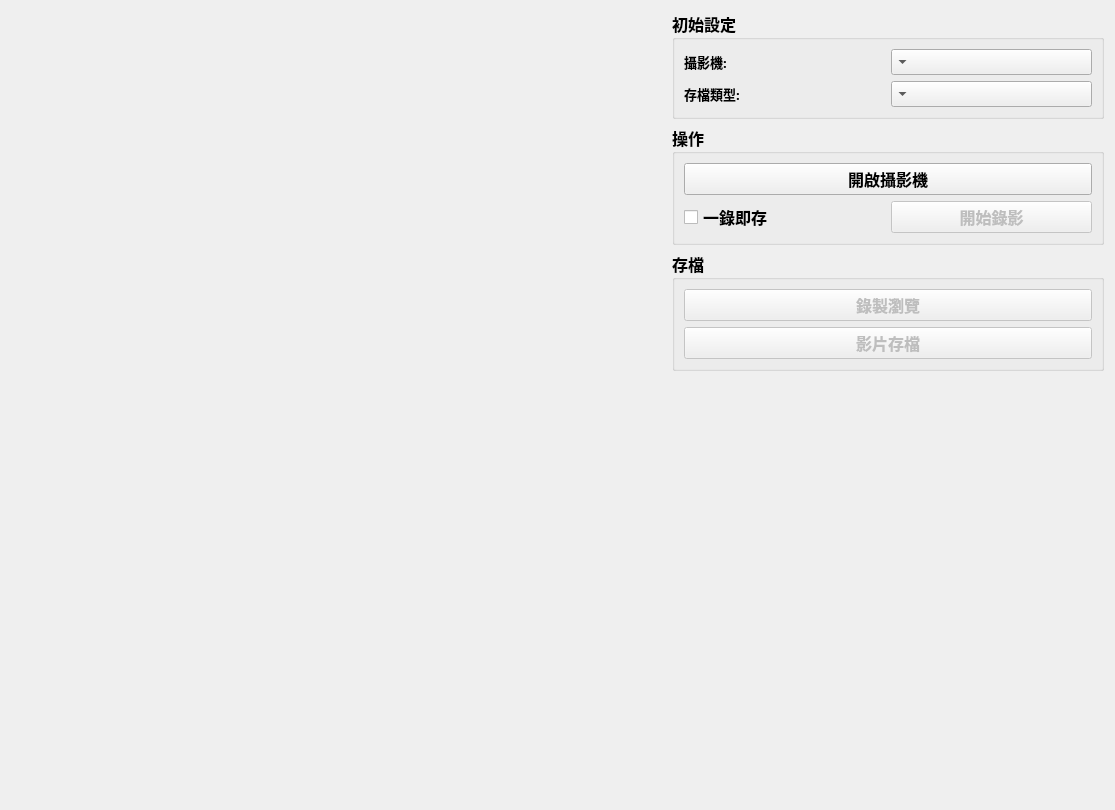
<?xml version="1.0" encoding="UTF-8"?>
<ui version="4.0">
 <class>Form</class>
 <widget class="QWidget" name="Form">
  <property name="geometry">
   <rect>
    <x>0</x>
    <y>0</y>
    <width>1115</width>
    <height>810</height>
   </rect>
  </property>
  <property name="sizePolicy">
   <sizepolicy hsizetype="Expanding" vsizetype="Expanding">
    <horstretch>0</horstretch>
    <verstretch>0</verstretch>
   </sizepolicy>
  </property>
  <property name="font">
   <font>
    <family>微軟正黑體</family>
    <pointsize>12</pointsize>
    <weight>75</weight>
    <bold>true</bold>
   </font>
  </property>
  <property name="windowTitle">
   <string>Form</string>
  </property>
  <layout class="QHBoxLayout" name="horizontalLayout">
   <property name="leftMargin">
    <number>2</number>
   </property>
   <property name="topMargin">
    <number>2</number>
   </property>
   <property name="rightMargin">
    <number>2</number>
   </property>
   <property name="bottomMargin">
    <number>2</number>
   </property>
   <item>
    <widget class="QWidget" name="widget_2" native="true">
     <layout class="QVBoxLayout" name="verticalLayout_5">
      <property name="leftMargin">
       <number>4</number>
      </property>
      <property name="topMargin">
       <number>4</number>
      </property>
      <property name="rightMargin">
       <number>4</number>
      </property>
      <property name="bottomMargin">
       <number>4</number>
      </property>
      <item>
       <widget class="QWidget" name="view_tab" native="true">
        <layout class="QVBoxLayout" name="verticalLayout_6">
         <property name="leftMargin">
          <number>0</number>
         </property>
         <property name="topMargin">
          <number>0</number>
         </property>
         <property name="rightMargin">
          <number>0</number>
         </property>
         <property name="bottomMargin">
          <number>0</number>
         </property>
        </layout>
       </widget>
      </item>
     </layout>
    </widget>
   </item>
   <item>
    <widget class="QWidget" name="camera_control_func" native="true">
     <property name="minimumSize">
      <size>
       <width>350</width>
       <height>0</height>
      </size>
     </property>
     <property name="maximumSize">
      <size>
       <width>450</width>
       <height>16777215</height>
      </size>
     </property>
     <layout class="QVBoxLayout" name="verticalLayout_4">
      <item>
       <widget class="QGroupBox" name="groupBox">
        <property name="title">
         <string>初始設定</string>
        </property>
        <layout class="QGridLayout" name="gridLayout_2">
         <property name="leftMargin">
          <number>9</number>
         </property>
         <property name="topMargin">
          <number>9</number>
         </property>
         <property name="rightMargin">
          <number>9</number>
         </property>
         <property name="bottomMargin">
          <number>9</number>
         </property>
         <item row="1" column="0">
          <widget class="QLabel" name="label_3">
           <property name="font">
            <font>
             <pointsize>10</pointsize>
            </font>
           </property>
           <property name="text">
            <string>存檔類型:</string>
           </property>
          </widget>
         </item>
         <item row="1" column="1">
          <widget class="QComboBox" name="video_type">
           <property name="font">
            <font>
             <pointsize>10</pointsize>
            </font>
           </property>
           <property name="layoutDirection">
            <enum>Qt::RightToLeft</enum>
           </property>
          </widget>
         </item>
         <item row="0" column="1">
          <widget class="QComboBox" name="camera_type">
           <property name="font">
            <font>
             <pointsize>10</pointsize>
            </font>
           </property>
           <property name="layoutDirection">
            <enum>Qt::RightToLeft</enum>
           </property>
          </widget>
         </item>
         <item row="0" column="0">
          <widget class="QLabel" name="label_2">
           <property name="font">
            <font>
             <pointsize>10</pointsize>
            </font>
           </property>
           <property name="text">
            <string>攝影機:</string>
           </property>
          </widget>
         </item>
        </layout>
       </widget>
      </item>
      <item>
       <widget class="QGroupBox" name="gridGroupBox">
        <property name="title">
         <string>操作</string>
        </property>
        <layout class="QGridLayout" name="gridLayout_4">
         <item row="1" column="0">
          <widget class="QCheckBox" name="save_w_record_check">
           <property name="toolTip">
            <string>開啟則錄影時會立即錄製到本機</string>
           </property>
           <property name="text">
            <string>一錄即存</string>
           </property>
          </widget>
         </item>
         <item row="1" column="1">
          <widget class="QPushButton" name="record_btn">
           <property name="enabled">
            <bool>false</bool>
           </property>
           <property name="text">
            <string>開始錄影</string>
           </property>
          </widget>
         </item>
         <item row="0" column="0" colspan="2">
          <widget class="QPushButton" name="camera_btn">
           <property name="text">
            <string>開啟攝影機</string>
           </property>
          </widget>
         </item>
        </layout>
       </widget>
      </item>
      <item>
       <widget class="QGroupBox" name="save_group">
        <property name="title">
         <string>存檔</string>
        </property>
        <layout class="QGridLayout" name="gridLayout">
         <item row="0" column="0" colspan="2">
          <widget class="QPushButton" name="record_view_btn">
           <property name="enabled">
            <bool>false</bool>
           </property>
           <property name="text">
            <string>錄製瀏覽</string>
           </property>
          </widget>
         </item>
         <item row="2" column="0" colspan="2">
          <widget class="QPushButton" name="save_video_btn">
           <property name="enabled">
            <bool>false</bool>
           </property>
           <property name="text">
            <string>影片存檔</string>
           </property>
          </widget>
         </item>
        </layout>
       </widget>
      </item>
      <item>
       <spacer name="verticalSpacer">
        <property name="orientation">
         <enum>Qt::Vertical</enum>
        </property>
        <property name="sizeHint" stdset="0">
         <size>
          <width>20</width>
          <height>40</height>
         </size>
        </property>
       </spacer>
      </item>
     </layout>
    </widget>
   </item>
  </layout>
 </widget>
 <resources/>
 <connections/>
</ui>
